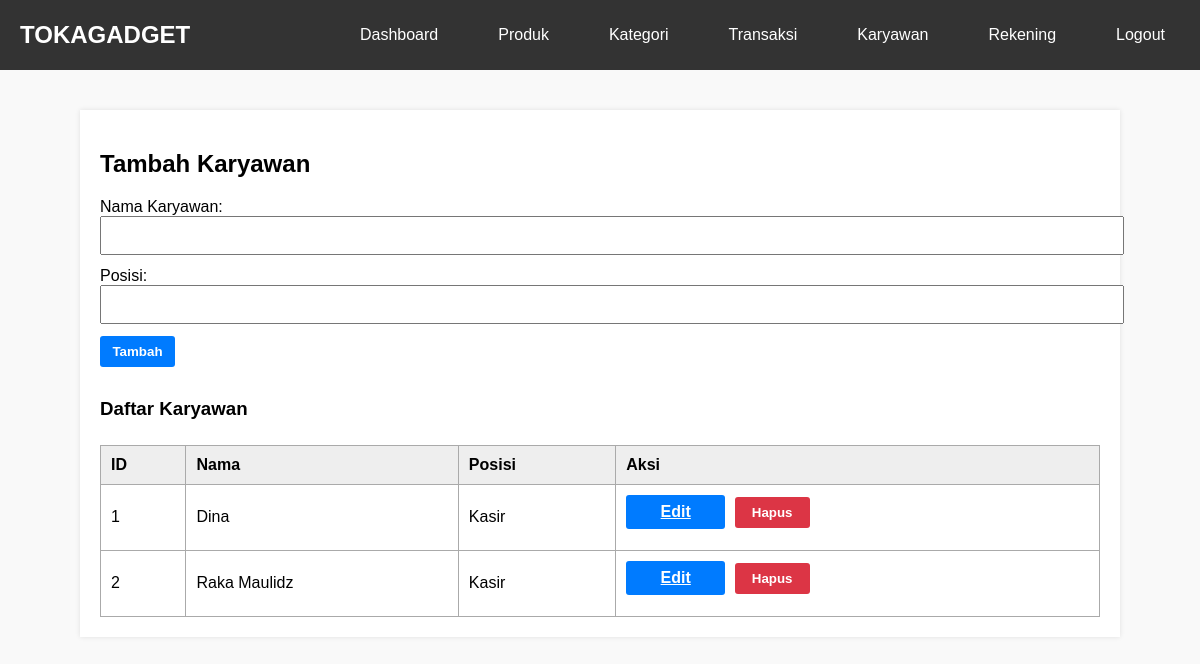
Screenshot of /basdat/admin/karyawan.php (signed in) with the database file from the repository.
### tables this page shows
CREATE TABLE `karyawan` (
  `id_karyawan` int(11) NOT NULL,
  `nama_karyawan` varchar(50) DEFAULT NULL,
  `posisi` varchar(50) DEFAULT NULL
);

### basdat/admin/karyawan.php (the view, shortened to what this page needs)
<?php
require_once '../config/database.php';
$edit_data = null;
$karyawan_result = $pdo->query("SELECT * FROM karyawan")->fetchAll();
?>
<!DOCTYPE html>
<html>
<head>
</head>
<body>
<nav class="navbar">
    <div class="nav-container">
        <a href="../index.php" class="logo">TOKAGADGET</a>
        <ul class="nav-menu">
            <li><a href="index.php">Dashboard</a></li>
            <li><a href="produk.php">Produk</a></li>
            <li><a href="kategori.php">Kategori</a></li>
            <li><a href="transaksi.php">Transaksi</a></li>
            <li><a href="karyawan.php">Karyawan</a></li>
            <li><a href="pembayaran.php">Rekening</a></li>
            <li><a href="../logout.php" onclick="return confirm('Keluar dari admin?')">Logout</a></li>
        </ul>
    </div>
</nav>
<div class="container">
    <h2><?= $edit_data ? 'Edit Karyawan' : 'Tambah Karyawan' ?></h2>
    <form method="POST">
        <label>Nama Karyawan:</label>
        <input type="text" name="nama_karyawan" required value="<?= htmlspecialchars($edit_data['nama_karyawan'] ?? '') ?>">
        <label>Posisi:</label>
        <input type="text" name="posisi" required value="<?= htmlspecialchars($edit_data['posisi'] ?? '') ?>">
        <button type="submit" class="btn btn-primary"><?= $edit_data ? 'Update' : 'Tambah' ?></button>
    </form>
    <h3>Daftar Karyawan</h3>
    <table>
        <tr style="background-color: #eee;">
            <th>ID</th>
            <th>Nama</th>
            <th>Posisi</th>
            <th>Aksi</th>
        </tr>
        <?php foreach ($karyawan_result as $row): ?>
        <tr>
            <td><?= $row['id_karyawan'] ?></td>
            <td><?= htmlspecialchars($row['nama_karyawan']) ?></td>
            <td><?= htmlspecialchars($row['posisi']) ?></td>
            <td>
                <a href="karyawan.php?edit=<?= $row['id_karyawan'] ?>" class="btn btn-primary">Edit</a>
                <form method="POST" class="inline" onsubmit="return confirm('Yakin ingin menghapus karyawan ini?')">
                    <button type="submit" class="btn btn-danger">Hapus</button>
                </form>
            </td>
        </tr>
        <?php endforeach; ?>
    </table>
</div>
</body>
</html>

### basdat/admin/karyawan.php (style rules this page uses)
body { font-family: Arial, sans-serif; background: #f9f9f9; margin: 0; }
.navbar { background: #333; padding: 10px 0; }
.nav-container { max-width: 1200px; margin: 0 auto; display: flex; justify-content: space-between; align-items: center; padding: 0 20px; }
.logo { color: white; font-size: 24px; font-weight: bold; text-decoration: none; }
.nav-menu { display: flex; list-style: none; }
.nav-menu li { margin-left: 30px; }
.nav-menu a { color: white; text-decoration: none; padding: 10px 15px; border-radius: 5px; transition: background 0.3s; }
.container { max-width: 1000px; margin: 40px auto; padding: 20px; background: white; box-shadow: 0 0 5px rgba(0,0,0,0.1); }
input, select, button { width: 100%; padding: 10px; margin-bottom: 12px; }
.btn { padding: 8px 12px; border-radius: 3px; font-weight: bold; cursor: pointer; text-align: center; display: inline-block; border: none; margin-right: 5px; width: 75px; }
.btn-primary { background-color: #007bff; color: white; }
.btn-danger { background-color: #dc3545; color: white; }
table { width: 100%; border-collapse: collapse; margin-top: 25px; }
table, th, td { border: 1px solid #aaa; }
th, td { padding: 10px; text-align: left; }
.inline { display: inline-block; }

### rows the page displays
karyawan: id_karyawan "1", nama_karyawan "Dina", posisi "Kasir"
karyawan: id_karyawan "2", nama_karyawan "Raka Maulidz", posisi "Kasir"
